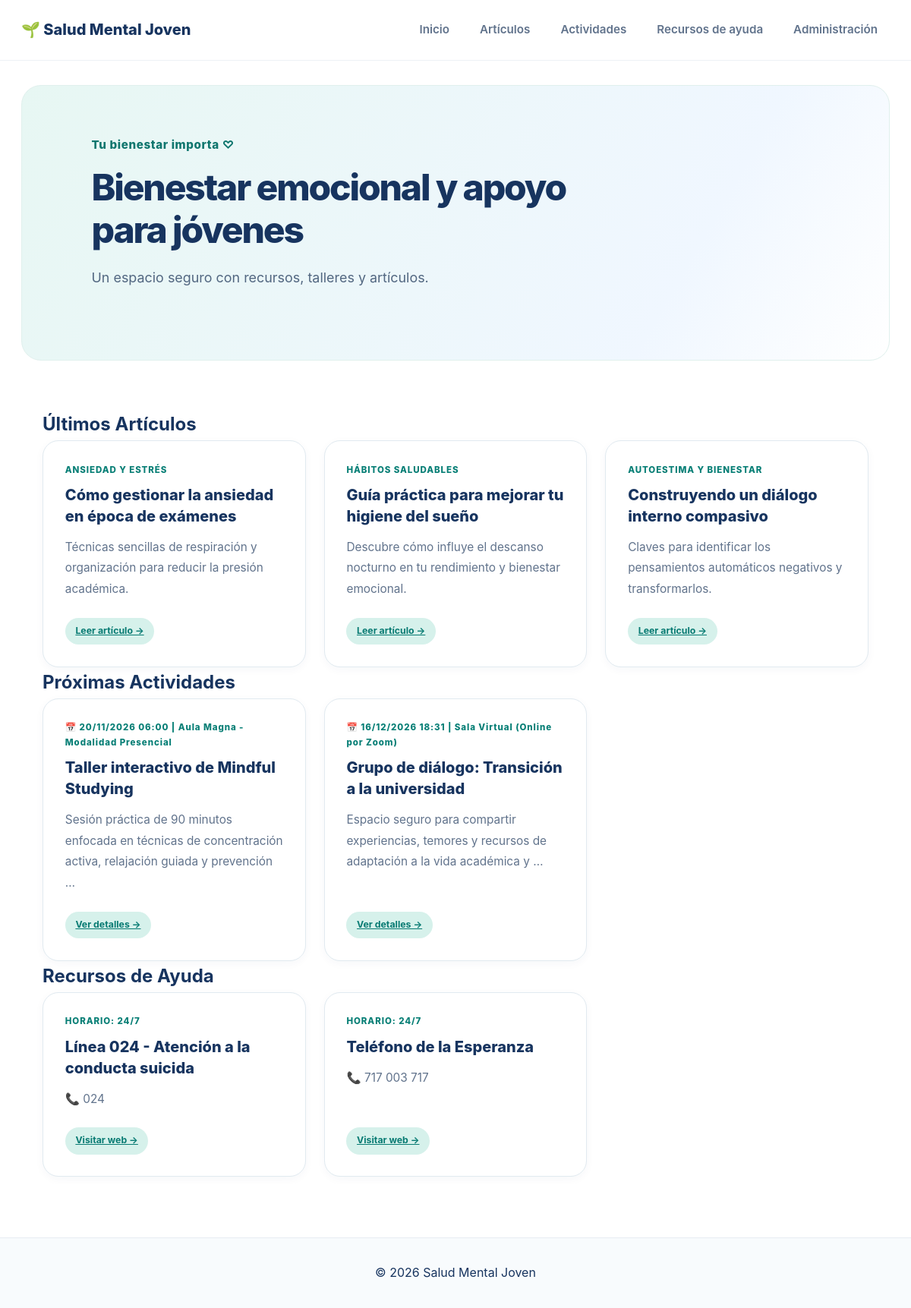
The page / on the database its author committed.
### appSaludMentalJoven/models.py (models this page shows, shortened)
class Articulo(models.Model):
    titulo = models.CharField(max_length=200, verbose_name="Título del artículo")
    resumen = models.CharField(max_length=300, verbose_name="Resumen")
    contenido = models.TextField(verbose_name="Contenido completo")
    autor = models.CharField(max_length=100, default="Equipo SMJ", verbose_name="Autor/a")
    categoria = models.ForeignKey(Categoria, on_delete=models.CASCADE, related_name='articulos', verbose_name="Categoría")
    fecha_publicacion = models.DateField(auto_now_add=True, verbose_name="Fecha de publicación")
    class Meta:
        verbose_name = "Artículo"
        verbose_name_plural = "Artículos"
        ordering = ['-fecha_publicacion']

class Categoria(models.Model):
    nombre = models.CharField(max_length=100, verbose_name="Nombre de la categoría")
    descripcion = models.TextField(blank=True, verbose_name="Descripción")
    class Meta:
        verbose_name = "Categoría"
        verbose_name_plural = "Categorías"
        ordering = ['nombre']

class Actividad(models.Model):
    titulo = models.CharField(max_length=200, verbose_name="Título de la actividad")
    descripcion = models.TextField(verbose_name="Descripción")
    fecha = models.DateTimeField(verbose_name="Fecha y hora")
    lugar = models.CharField(max_length=200, verbose_name="Lugar o modalidad")
    plazas = models.PositiveIntegerField(default=20, verbose_name="Plazas")
    class Meta:
        verbose_name = "Actividad"
        verbose_name_plural = "Actividades"
        ordering = ['fecha']

class RecursoAyuda(models.Model):
    nombre = models.CharField(max_length=200, verbose_name="Nombre de la entidad")
    descripcion = models.TextField(verbose_name="Descripción")
    telefono = models.CharField(max_length=20, verbose_name="Teléfono")
    email = models.EmailField(blank=True, verbose_name="Email")
    web = models.URLField(blank=True, verbose_name="Sitio web")
    horario = models.CharField(max_length=100, default="24/7", verbose_name="Horario")
    class Meta:
        verbose_name = "Recurso de Ayuda"
        verbose_name_plural = "Recursos de Ayuda"
        ordering = ['nombre']

### appSaludMentalJoven/views.py (the view)
# urls.py: path('', views.index, name='index'),
def index(request):
    return render(request, 'index.html', {
        'articulos': Articulo.objects.all()[:3],
        'actividades': Actividad.objects.all()[:3],
        'recursos': RecursoAyuda.objects.all()[:3],
    })

### appSaludMentalJoven/templates/index.html (shortened to what this page needs)
{% extends 'base.html' %}
{% block content %}
<section class="hero-section">
    <div class="hero-content">
        <span class="hero-eyebrow">Tu bienestar importa ♡</span>
        <h1 id="hero-title">Bienestar emocional y apoyo para jóvenes</h1>
        <p class="hero-lead">Un espacio seguro con recursos, talleres y artículos.</p>
    </div>
</section>
<section class="modules-preview">
    <h2>Últimos Artículos</h2>
    <div class="cards-grid">
        {% for a in articulos %}
        <article class="info-card">
            <span class="card-number">{{ a.categoria.nombre|upper }}</span>
            <h3>{{ a.titulo }}</h3>
            <p>{{ a.resumen }}</p>
            <a href="{% url 'appSaludMentalJoven:detalle_articulo' a.id %}" class="tag">Leer artículo &rarr;</a>
        </article>
        {% empty %}<p>No hay artículos.</p>{% endfor %}
    </div>
    <h2>Próximas Actividades</h2>
    <div class="cards-grid">
        {% for act in actividades %}
        <article class="info-card">
            <span class="card-number">📅 {{ act.fecha|date:"d/m/Y H:i" }} | {{ act.lugar }}</span>
            <h3>{{ act.titulo }}</h3>
            <p>{{ act.descripcion|truncatewords:15 }}</p>
            <a href="{% url 'appSaludMentalJoven:detalle_actividad' act.id %}" class="tag">Ver detalles &rarr;</a>
        </article>
        {% empty %}<p>No hay actividades.</p>{% endfor %}
    </div>
    <h2>Recursos de Ayuda</h2>
    <div class="cards-grid">
        {% for r in recursos %}
        <article class="info-card">
            <span class="card-number">HORARIO: {{ r.horario }}</span>
            <h3>{{ r.nombre }}</h3>
            <p>📞 {{ r.telefono }}</p>
            {% if r.web %}<a href="{{ r.web }}" target="_blank" class="tag">Visitar web &rarr;</a>{% endif %}
        </article>
        {% empty %}<p>No hay recursos.</p>{% endfor %}
    </div>
</section>
{% endblock %}

### appSaludMentalJoven/templates/base.html (shortened to what this page needs)
{% load static %}
<!DOCTYPE html>
<html lang="es">
<head>
    <link rel="stylesheet" href="{% static 'css/style.css' %}">
</head>
<body>
    <header class="site-header">
        <div class="container header-container">
            <a href="{% url 'appSaludMentalJoven:index' %}" class="logo">🌱 Salud Mental Joven</a>
            <nav class="main-nav">
                <ul>
                    <li><a href="{% url 'appSaludMentalJoven:index' %}">Inicio</a></li>
                    <li><a href="{% url 'appSaludMentalJoven:articulos' %}">Artículos</a></li>
                    <li><a href="{% url 'appSaludMentalJoven:actividades' %}">Actividades</a></li>
                    <li><a href="{% url 'appSaludMentalJoven:recursos' %}">Recursos de ayuda</a></li>
                    <li><a href="/admin/">Administración</a></li>
                </ul>
            </nav>
        </div>
    </header>
    <main class="site-main container">
        {% block content %}{% endblock %}
    </main>
    <footer class="site-footer">
        <p>&copy; 2026 Salud Mental Joven</p>
    </footer>
</body>
</html>

### appSaludMentalJoven/static/css/style.css (style rules this page uses)
:root { --color-primary: #0d9488; --color-primary-hover: #0f766e; --color-primary-light: #d8f3ed; --color-secondary: #3478c7; --color-accent: #8062ce; --color-text-main: #17345f; --color-text-muted: #61738c; --color-bg-page: #ffffff; --color-bg-card: #ffffff; --color-border: #e1eaf0; --radius-sm: 10px; --radius-md: 16px; --radius-lg: 26px; --shadow-sm: 0 3px 12px rgba(23, 52, 95, 0.04); --shadow-md: 0 14px 32px rgba(23, 52, 95, 0.09); --font-family: -apple-system, BlinkMacSystemFont, "Segoe UI", Roboto, "Helvetica Neue", Arial, sans-serif; }
*, *::before, *::after { box-sizing: border-box; margin: 0; padding: 0; }
html { scroll-behavior: smooth; scroll-padding-top: 100px; }
body { font-family: var(--font-family); background-color: var(--color-bg-page); color: var(--color-text-main); line-height: 1.7; display: flex; flex-direction: column; min-height: 100vh; }
a { color: var(--color-primary-hover); }
.container { width: 100%; max-width: 1240px; margin-right: auto; margin-left: auto; padding-right: 1.75rem; padding-left: 1.75rem; }
.site-header { position: sticky; top: 0; z-index: 50; background-color: rgba(255, 255, 255, 0.97); border-bottom: 1px solid #edf1f5; }
.header-container { display: flex; align-items: center; justify-content: space-between; gap: 2rem; padding-top: 1rem; padding-bottom: 1rem; }
.logo { display: inline-flex; align-items: center; gap: 0.65rem; color: var(--color-text-main); text-decoration: none; font-size: 1.25rem; font-weight: 800; line-height: 1.25; }
.main-nav ul { display: flex; align-items: center; flex-wrap: wrap; gap: 0.5rem; list-style: none; }
.main-nav a { display: inline-block; padding: 0.65rem 1rem; color: var(--color-text-muted); text-decoration: none; font-size: 0.95rem; font-weight: 600; border-radius: 12px; transition: color 0.2s ease, background-color 0.2s ease; }
.site-main { flex: 1; width: 100%; padding-top: 2rem; padding-bottom: 3rem; }
.hero-section { position: relative; display: flex; align-items: center; justify-content: space-between; gap: 2rem; min-height: 350px; margin-bottom: 4rem; padding: 4rem 8%; overflow: hidden; background: linear-gradient(120deg, #e7f7f3, #f0f7ff 75%, #ffffff); border: 1px solid #e0f0ed; border-radius: var(--radius-lg); }
.hero-content { position: relative; z-index: 1; max-width: 680px; }
.hero-eyebrow { display: inline-block; margin-bottom: 1rem; color: var(--color-primary-hover); font-size: 0.95rem; font-weight: 800; letter-spacing: 0.04em; }
.hero-section h1 { max-width: 650px; margin-bottom: 1.25rem; color: var(--color-text-main); font-size: clamp(2.2rem, 4vw, 3.5rem); font-weight: 800; line-height: 1.15; letter-spacing: -0.045em; }
.hero-lead { max-width: 570px; margin: 0 0 1.75rem; color: #526781; font-size: 1.12rem; line-height: 1.8; }
.modules-preview { max-width: 1240px; margin: 0 auto; padding: 0 1.75rem 2rem; }
.cards-grid { display: grid; grid-template-columns: repeat(3, minmax(0, 1fr)); gap: 1.5rem; }
.info-card { display: flex; flex-direction: column; align-items: flex-start; min-width: 0; padding: 1.8rem; background-color: var(--color-bg-card); border: 1px solid var(--color-border); border-radius: 21px; box-shadow: var(--shadow-sm); transition: transform 0.25s ease, box-shadow 0.25s ease; }
.card-number { margin-bottom: 0.55rem; color: #087f76; font-size: 0.72rem; font-weight: 800; letter-spacing: 0.08em; }
.info-card h3 { margin-bottom: 0.8rem; color: var(--color-text-main); font-size: 1.25rem; font-weight: 800; line-height: 1.4; }
.info-card p { flex: 1; margin-bottom: 1.5rem; color: var(--color-text-muted); font-size: 0.96rem; line-height: 1.8; }
.tag { display: inline-block; align-self: flex-start; padding: 0.45rem 0.85rem; color: #087b73; background-color: #d6f1eb; border-radius: 999px; font-size: 0.77rem; font-weight: 750; }
.site-footer { padding: 2rem 0; background-color: #f8fbfd; border-top: 1px solid #e7edf2; text-align: center; }

### rows shown on the page
Articulo: categoria.nombre "ANSIEDAD Y ESTRÉS", titulo "Cómo gestionar la ansiedad en época de exámenes", resumen "Técnicas sencillas de respiración y organización para reducir la presión académica."
Articulo: categoria.nombre "HÁBITOS SALUDABLES", titulo "Guía práctica para mejorar tu higiene del sueño", resumen "Descubre cómo influye el descanso nocturno en tu rendimiento y bienestar emocional."
Articulo: categoria.nombre "AUTOESTIMA Y BIENESTAR", titulo "Construyendo un diálogo interno compasivo", resumen "Claves para identificar los pensamientos automáticos negativos y transformarlos."
Actividad: fecha "20/11/2026 06:00", lugar "Aula Magna - Modalidad Presencial", titulo "Taller interactivo de Mindful Studying", descripcion "Sesión práctica de 90 minutos enfocada en técnicas de concentración activa, relajación guiada y prevención …"
Actividad: fecha "16/12/2026 18:31", lugar "Sala Virtual (Online por Zoom)", titulo "Grupo de diálogo: Transición a la universidad", descripcion "Espacio seguro para compartir experiencias, temores y recursos de adaptación a la vida académica y …"
RecursoAyuda: horario "24/7", nombre "Línea 024 - Atención a la conducta suicida", telefono "024"
RecursoAyuda: horario "24/7", nombre "Teléfono de la Esperanza", telefono "717 003 717"
